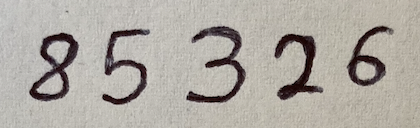
#> input picture Test_Images/testImage3.png, 420 x 128 px
$ jupyter execute --allow-errors Recognising-Handwritten-Digits.ipynb
#> lines starting #> are read from the running program, lines starting #| are printed output that depends on the picture; after the words box and inside, x2 and y2 are one past the last pixel; in counts of white or black regions, pixels touching at a corner belong together
# Hand-written Digit Recognition

*   https://stackoverflow.com/questions/62247234/wrong-contours-and-wrong-output-of-handwritten-digit-recognition-ai-model
*   https://python.hotexamples.com/examples/imutils.contours/-/sort_contours/python-sort_contours-function-examples.html
*   https://github.com/PyImageSearch/imutils/blob/master/demos/sorting_contours.py

## Setup

[cell 1]
# import necessary dependencies
import os
import numpy as np
import cv2
import imutils
from imutils import contours
from google.colab.patches import cv2_imshow

# Python ≥3.5 is required
import sys
assert sys.version_info >= (3, 5)

# Scikit-Learn ≥0.20 is required
import sklearn
assert sklearn.__version__ >= "0.20"

# to make this notebook's output stable across runs
np.random.seed(42)

## Train algorithm

[cell 2]
from sklearn.datasets import fetch_openml

#> (the rest of this cell did not finish here and is left out)

[cell 3]
from sklearn.model_selection import train_test_split

#> (the rest of this cell did not finish here and is left out)

[cell 4]
from sklearn.neural_network import MLPClassifier

[cell 5]
# training the classifier
nn_clr = MLPClassifier(random_state=42)
#> (the rest of this cell did not finish here and is left out)

#> (a cell that did not finish here is left out)

[cell 7]
from sklearn.metrics import accuracy_score
#> (the rest of this cell did not finish here and is left out)

## Image Processing

[cell 8]
# load image
orig = cv2.imread("Test_Images/testImage3.png")
#> orig is the input picture: shape (128, 420, 3); mean B, G, R 161.7, 168.7, 173.7
img = orig.copy()

# view image
cv2_imshow(img)

[cell 9]
# gray
gray = cv2.cvtColor(img, cv2.COLOR_BGR2GRAY)

# check it
cv2_imshow(gray)

[cell 10]
# blur
blurred = cv2.GaussianBlur(gray, (5, 5), 0) # Gaussian blurring with a 5×5 kernel to reduce high-frequency noise
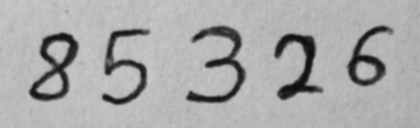
#> blurred: shape (128, 420); min 13, max 202, mean 169.4

# check it
cv2_imshow(blurred)

[cell 11]
# thresh
ret, thresh = cv2.threshold(blurred, 150, 255, cv2.THRESH_BINARY_INV)
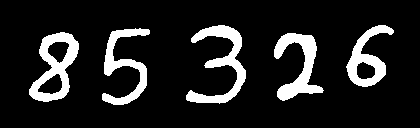
#> thresh: shape (128, 420); 13% white; 5 white regions

# check it
cv2_imshow(thresh)

## Image Segmentation

[cell 12]
# find contours
cnts = cv2.findContours(thresh.copy(), cv2.RETR_EXTERNAL, cv2.CHAIN_APPROX_NONE) #or try cv2.CHAIN_APPROX_SIMPLE
#> cnts = 5 contours; box (x1, y1, x2, y2) and area: (29, 32, 79, 102) 2025, (186, 25, 246, 104) 1408, (346, 25, 394, 87) 1318, (274, 33, 324, 101) 1296, (102, 28, 150, 105) 1140
cnts = imutils.grab_contours(cnts)

[cell 13]
# sort the contours from left-to-right
(cnts, _) = contours.sort_contours(cnts, method = "left-to-right")

[cell 14]
# initialize list of digit arrays
digits = []
for c in cnts:
   x,y,w,h = cv2.boundingRect(c) # extract bounding rectangle points for each digit contour
   cv2.rectangle(orig, # image
                 (x, y), # start point
                 (x+w, y+h), # end point
                 (0, 255, 0), # color (green)
                 2) # thickness
   digit = thresh[y:y+h, x:x+w] # threshold the digit
   padded_digit = np.pad(array = digit,
                         pad_width = ((10,10), (10,10)), # add padding around digit array
                         mode = "constant",
                         constant_values = 0)
   digit = cv2.resize(src = padded_digit,
                      dsize = (28,28)) # desired size of the output image, given as tuple
   digits.append(digit) # creates a list of digit arrays
#> this loop made 5 passes
#> (x, y, w, h) on passes 1 to 5: (29, 32, 50, 70), (102, 28, 48, 77), (186, 25, 60, 79), (274, 33, 50, 68), (346, 25, 48, 62)
#> pass 1, `digit = thresh[y:y+h, x:x+w]`:
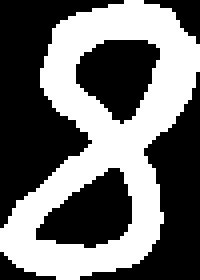
#> digit: shape (70, 50) (shown 4 times larger); 43.6% white; 1 white region, box (x1, y1, x2, y2) and area: (0, 0, 50, 70) 1527
#> pass 1, `padded_digit = np.pad(array = digit, pad_width = ((10,10), (10,10)), #..`:
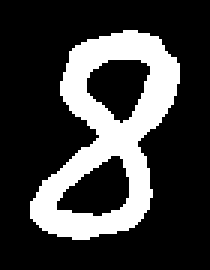
#> padded_digit: shape (90, 70) (shown 3 times larger); 24.2% white; 1 white region, box (x1, y1, x2, y2) and area: (10, 10, 60, 80) 1527
#> pass 1, `digit = cv2.resize(src = padded_digit, dsize = (28,28))`:
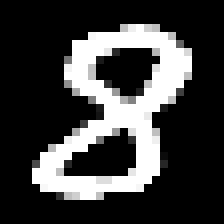
#> digit: shape (28, 28) (shown 8 times larger); min 0, max 255, mean 61.8
#> pass 2, `digit = thresh[y:y+h, x:x+w]`:
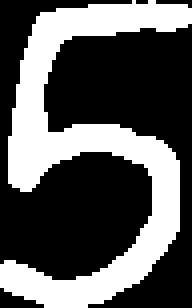
#> digit: shape (77, 48) (shown 4 times larger); 35.3% white; 1 white region, box (x1, y1, x2, y2) and area: (0, 0, 48, 77) 1304
#> after the loop:
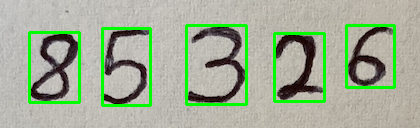
#> orig: shape (128, 420, 3); 6.79% of pixels changed, all inside (x1, y1, x2, y2) = (28, 24, 396, 107)
#> after the loop, digits = 5 items

$ run again, with Test_Images/testImage2.png copied over Test_Images/testImage3.png
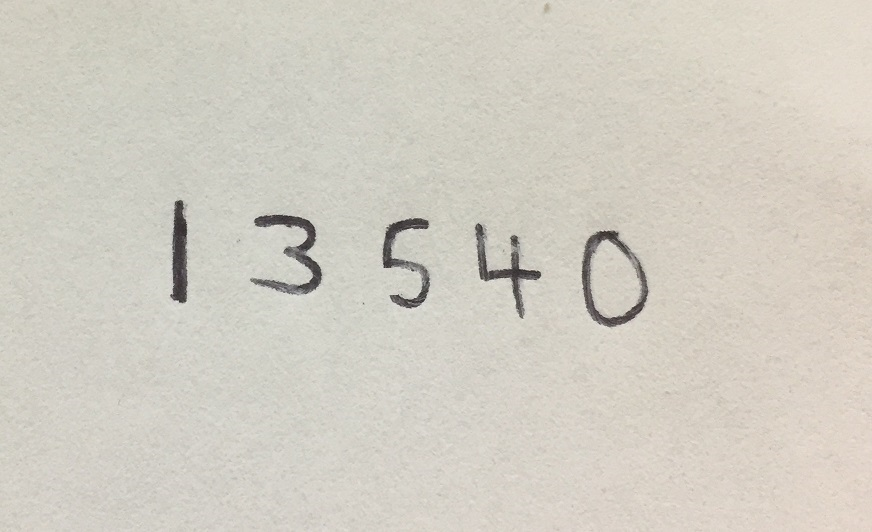
#> input picture Test_Images/testImage2.png, 872 x 532 px
#> orig is the input picture: shape (532, 872, 3); mean B, G, R 195.2, 205.6, 209.7
#> `ret, thresh = cv2.threshold(blurred, 150, 255, cv2.THRESH_BINARY_INV)`:
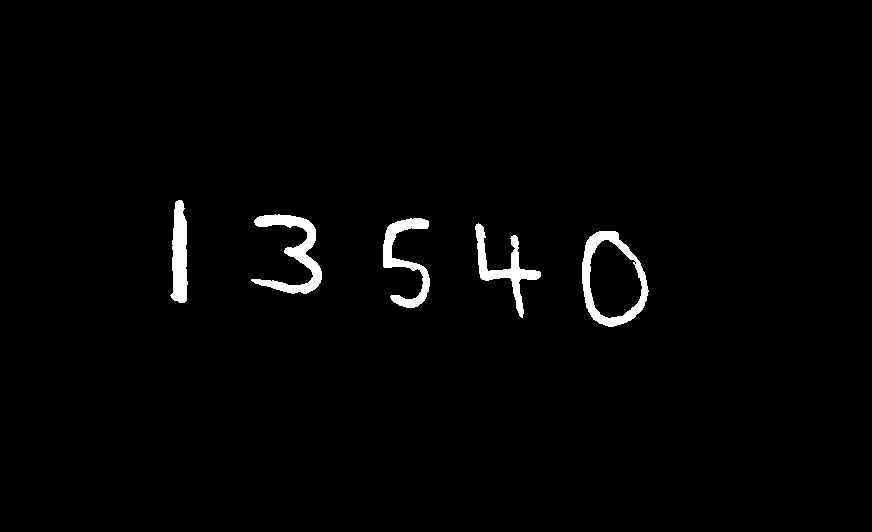
#> thresh: shape (532, 872); 1.7% white; 5 white regions
#> cnts = 5 contours; box (x1, y1, x2, y2) and area: (582, 231, 649, 327) 4738, (251, 214, 322, 294) 1666, (383, 218, 430, 308) 1315, (475, 223, 541, 318) 1276, (170, 200, 188, 303) 1247
#> the loop `for c in cnts:` made 5 passes
#> (x, y, w, h) on passes 1 to 5: (170, 200, 18, 103), (251, 214, 71, 80), (383, 218, 47, 90), (475, 223, 66, 95), (582, 231, 67, 96)
#> after the loop `for c in cnts:`:
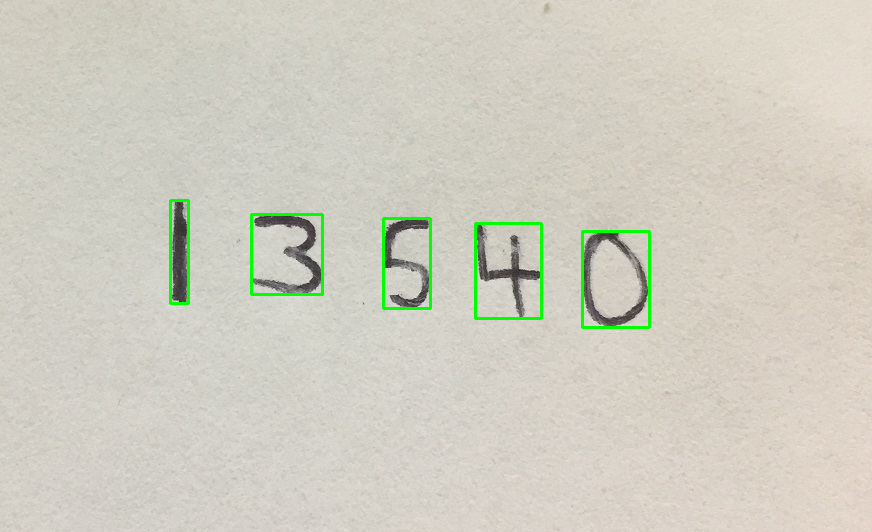
#> orig: shape (532, 872, 3); 0.94% of pixels changed, all inside (x1, y1, x2, y2) = (169, 199, 651, 329)
#> after the loop `for c in cnts:`: digits = 5 items
